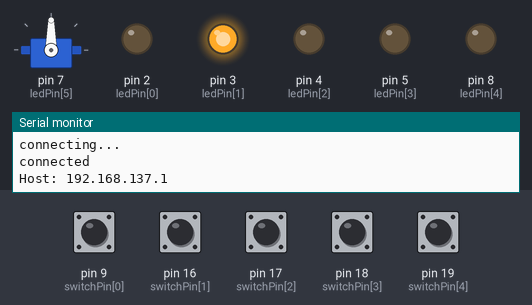
Bench run of a sketch on a simulated Arduino Uno, built with avr-gcc and run on an emulated ATmega328P. Parts: servo, output pins drawn as LEDs (lit = HIGH), the last lines printed to the serial monitor. Inputs (shaded band) come from the test bench; at power-on: pin 9 (switchPin[0]), pin 16 (switchPin[1]), pin 17 (switchPin[2]), pin 18 (switchPin[3]), pin 19 (switchPin[4]) LOW. WiFi joins after 1.5 s; servers stay silent unless stated.

Above: at 2.9 s.
3.0 s: pin 16 (switchPin[1]) pulled HIGH for 0.15 s
At 5.6 s:
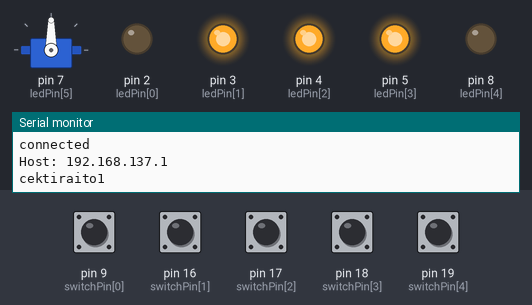
5.9 s: pin 17 (switchPin[2]) pulled HIGH for 0.15 s
At 6.9 s:
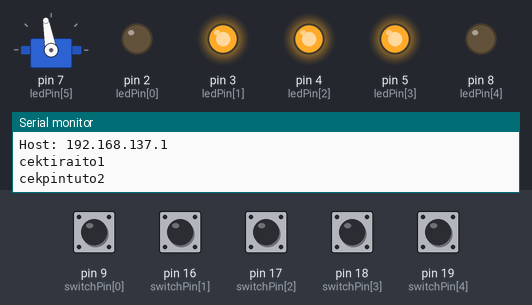
7.5 s: pin 18 (switchPin[3]) pulled HIGH for 0.15 s
At 8.1 s:
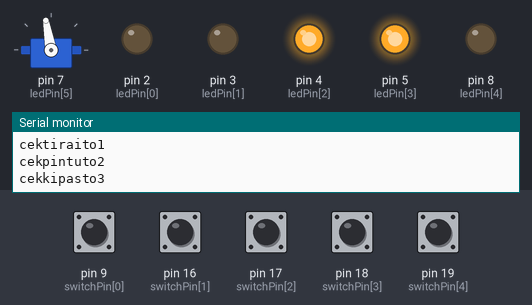
9.1 s: pin 16 (switchPin[1]) pulled HIGH for 1 s
At 10.2 s:
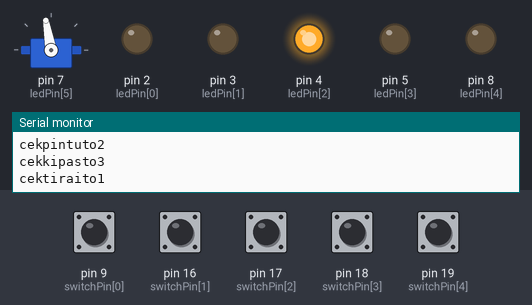
12.0 s: pin 17 (switchPin[2]) pulled HIGH for 1 s
At 12.7 s:
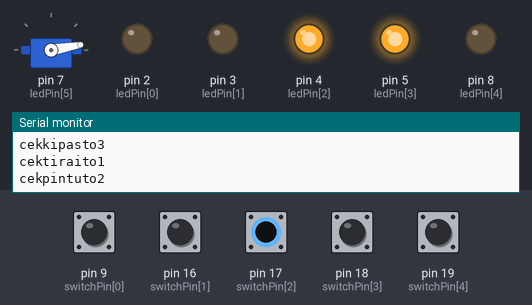
14.5 s: pin 18 (switchPin[3]) pulled HIGH for 1 s
At 15.8 s:
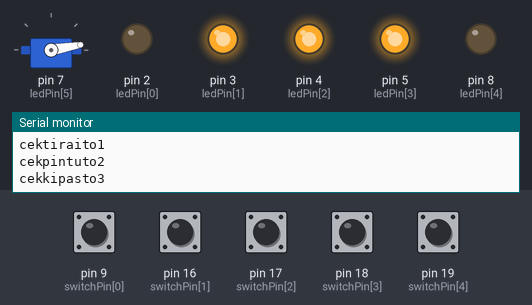
Timing chart, 0 to 17.5 s (numbered marks = the images above; inputs shaded):
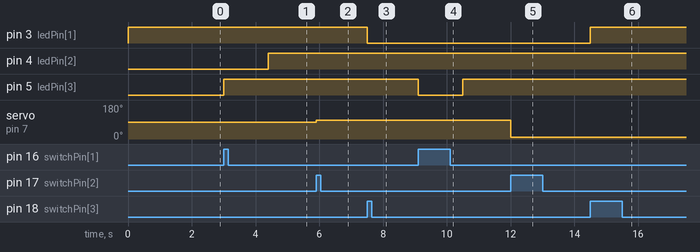

The sketch:

RumahPintar.ino
```cpp
//ARDUINO 1.0+ ONLY
//ARDUINO 1.0+ ONLY
#include <Ethernet.h>
#include <SPI.h>
#include <Servo.h>

boolean reading = false;
Servo myservo;

////////////////////////////////////////////////////////////////////////
//CONFIGURE
////////////////////////////////////////////////////////////////////////
  byte ip[] = { 192, 168, 137, 3 };   //Manual setup only
  byte gateway[] = { 192, 168, 1, 1 }; //Manual setup only
  byte subnet[] = { 255, 255, 255, 0 }; //Manual setup only

  // if need to change the MAC address (Very Rare)
  byte mac[] = { 0xDE, 0xAD, 0xBE, 0xEF, 0xFE, 0xED };

  EthernetServer server = EthernetServer(80); //port 80
  //EthernetClient client;
  unsigned long lastConnectionTime = 0;          // last time you connected to the server, in milliseconds
  boolean lastConnected = false;                 // state of the connection last time through the main loop
  const unsigned long postingInterval = 60*1000;  // delay between updates, in milliseconds
////////////////////////////////////////////////////////////////////////

int ledPin[] = {2,3,4,5,8,7};//output pin 2 = lampu 5 watt, pin 3 = kipas, pin 5,4 = hbridge, pin 8 = led, pin 7 = servo
int switchPin[] = {9,16,17,18,19};//input
int switchState[] = {LOW,LOW,LOW,LOW,LOW};
int ledState[] = {LOW,HIGH,LOW,LOW,LOW};
String derajat = String(100);
int readswitch,previous,state;           // the current reading from the input pin
boolean tiraiBuka= true;
boolean lampuNyala= false;
boolean lampu5wattNyala= false;
boolean pintuBuka= false;
boolean kipasNyala = false;

// the follow variables are long's because the time, measured in miliseconds,
// will quickly become a bigger number than can be stored in an int.
long time = 0;         // the last time the output pin was toggled
long debounce = 500;   // the debounce time, increase if the output flickers
long waktujalan = 0;
boolean lagijalan = false;


void setup(){
  Serial.begin(9600);
  myservo.attach(7);
  for (int thisPin = 0; thisPin < 5; thisPin++)  {
    pinMode(ledPin[thisPin],OUTPUT);
    digitalWrite(ledPin[thisPin], ledState[thisPin]);
  }

  for (int thisPin = 0; thisPin < 5; thisPin++)  {
    pinMode(switchPin[thisPin],INPUT);
  }

 //Ethernet.begin(mac);
  //Ethernet.begin(mac, ip, gateway, subnet); //for manual setup
  if (Ethernet.begin(mac) == 0) {
    Serial.println("Failed to configure Ethernet using DHCP");
    // no point in carrying on, so do nothing forevermore:
    // try to congifure using IP address instead of DHCP:
    Ethernet.begin(mac, ip);
  }

  server.begin();
  Serial.println(Ethernet.localIP());
  httpRequest("ip",DisplayAddress(Ethernet.localIP()));
}

void cekjalan() {
  if (waktujalan < millis()) {
    digitalWrite(ledPin[2], HIGH);
    digitalWrite(ledPin[3], HIGH);
    lagijalan = false;
  }
}


String DisplayAddress(IPAddress address) {
 return String(address[0]) + "." +
        String(address[1]) + "." +
        String(address[2]) + "." +
        String(address[3]);
}

void loop(){
  // listen for incoming clients, and process qequest.
  checkForClient();
  checkForButton();
  if (lagijalan) cekjalan();
}


void checkForClient(){

  EthernetClient client = server.available();
  //client = server.available();

  if (client) {

    // an http request ends with a blank line
    boolean currentLineIsBlank = true;
    boolean sentHeader = false;

    while (client.connected()) {
      if (client.available()) {

        if(!sentHeader){
          // send a standard http response header
          client.println("HTTP/1.1 200 OK");
          client.println("Content-Type: text/html");
          client.println("Connection: close");
          client.println();
          client.println("OK");
          sentHeader = true;
        }

        char c = client.read();

        if(reading && c == ' ') {
          reading = false;
        }
        if(c == '?') reading = true; //found the ?, begin reading the info

        if(reading){
          Serial.print(c);

           switch (c) {
            case 'a':
              turnOffLed();
              //ledState[0] = LOW;
              break;
            case 'A':
              turnOnLed();
              //ledState[0] = HIGH;
              break;
            case 'b':
              TutupTirai();
              //ledState[0] = LOW;
              break;
            case 'B':
              BukaTirai();
              //ledState[0] = HIGH;
              break;
            case 'c':
              tutupPintu();
              break;
            case 'C':
              bukaPintu();
              break;
            case 'd':
              turnOffFan();
              //ledState[0] = LOW;
              break;
            case 'D':
              turnOnFan();
              //ledState[0] = HIGH;
              break;
            case 'e':
              turnOffLed5watt();
              //ledState[0] = LOW;
              break;
            case 'E':
              turnOnLed5watt();
              //ledState[0] = HIGH;
              break;
          }
        }

        if (c == '\n' && currentLineIsBlank)  break;

        if (c == '\n') {
          currentLineIsBlank = true;
          reading = false;
        }else if (c != '\r') {
          currentLineIsBlank = false;
        }


      }
    }

    delay(1); // give the web browser time to receive the data
    client.stop(); // close the connection:

  }

}


void checkForButton(){
  for (int xIndex = 0; xIndex < 5; xIndex++)  {
    readswitch = digitalRead(switchPin[xIndex]);
    previous = switchState[xIndex];
    switchState[xIndex] = readswitch;

    if (readswitch == HIGH && previous == LOW && millis() - time > debounce) {
      switch (xIndex){

        case 0 : cekLampu();break;
        case 1 : cekTirai();break;
        case 2 : cekPintu();break;
        case 3 : cekKipas();break;
        case 4 : cekLed();break;
      }

      time = millis();
Serial.print("to");
Serial.print(xIndex);
    }


  }

}

void cekPintu(){
  if (pintuBuka==true){
    tutupPintu();}
    else {
      bukaPintu();}
    Serial.print("\r\ncekpintu");
}

void bukaPintu() {
  myservo.write(100);
pintuBuka = true;
delay(25);
}
void tutupPintu() {
  myservo.write(10);
pintuBuka = false;
delay(25);
}

void cekLampu(){
      if (lampu5wattNyala==false) turnOnLed5watt();
      else turnOffLed5watt();
Serial.print("\r\nceklampu");
}

void cekLed(){
      if (lampuNyala==false) turnOnLed();
      else turnOffLed();
Serial.print("\r\ncekled");
}

void cekKipas(){
      if (kipasNyala==false) turnOnFan();
      else turnOffFan();
Serial.print("\r\ncekkipas");
}

void cekTirai(){
  if (tiraiBuka==true){
    TutupTirai();}
    else {
      BukaTirai();}
Serial.print("\r\ncektirai");

}

void BukaTirai() {
     digitalWrite(ledPin[2], HIGH);
      digitalWrite(ledPin[3], LOW);
      tiraiBuka=true;
      waktujalan = millis() + 1400;
      lagijalan = true;
}
void TutupTirai() {
    digitalWrite(ledPin[2], LOW);
    digitalWrite(ledPin[3], HIGH);
    tiraiBuka=false;
    waktujalan = millis() + 1400;
    lagijalan = true;
}

void turnOnLed5watt() {
  digitalWrite(ledPin[0], LOW);
  lampu5wattNyala = true;

}
void turnOffLed5watt() {
  digitalWrite(ledPin[0], HIGH);
  lampu5wattNyala = false;
}

void turnOnLed() {
  digitalWrite(ledPin[4], LOW);
  lampuNyala = true;

}
void turnOffLed() {
  digitalWrite(ledPin[4], HIGH);
  lampuNyala = false;
}

void turnOnFan() {
  digitalWrite(ledPin[1], LOW);
  kipasNyala = true;

}
void turnOffFan() {
  digitalWrite(ledPin[1], HIGH);
  kipasNyala = false;
}

boolean httpRequest(String dName, String dValue) {
  //byte mac[] = { 0xDE, 0xAD, 0xBE, 0xEF, 0xFE, 0xED };
  char hostname[] = "192.168.137.1";
  String host = hostname;
  //IPAddress ip(192,168,1,103);
  EthernetClient client = server.available();
  // start the Ethernet connection:
  //if (Ethernet.begin(mac) == 0) {
  //  Serial.println("Failed to configure Ethernet using DHCP");
    // no point in carrying on, so do nothing forevermore:
    // try to congifure using IP address instead of DHCP:
  //  Ethernet.begin(mac, ip);
  //}
  // give the Ethernet shield a second to initialize:
  //delay(1000);
  Serial.println("connecting...");

  // if you get a connection, report back via serial:
  if (client.connect(hostname, 80)) {
    Serial.println("connected");
    // Make a HTTP request:
    client.println("GET /callback.php?" + dName + "=" + dValue + " HTTP/1.1");
    client.println("Host: " + host);
	Serial.println("Host: " + host);
    client.println("Connection: close");
    client.println();
    delay(1);
    //client.stop(); // close the connection:
    return true;
  }
  else {
    // kf you didn't get a connection to the server:
    Serial.println("connection failed");
    delay(1);
    //client.stop(); // close the connection:
    return false;
  }
  //Serial.println(Ethernet.localIP());
}
```

Measured:
- after the input at 3.0 s, pin 4 (ledPin[2]): LOW → HIGH after 1.4 s; pin 5 (ledPin[3]): LOW → HIGH at once
- after the input at 5.9 s, servo on pin 7 (ledPin[5]): 90° → 100° at once
- after the input at 7.5 s, pin 3 (ledPin[1]): HIGH → LOW at once
- after the input at 9.1 s, pin 5 (ledPin[3]): HIGH → LOW at once, → HIGH 1.4 s later
- after the input at 12.0 s, servo on pin 7 (ledPin[5]): 100° → 10° at once
- after the input at 14.5 s, pin 3 (ledPin[1]): LOW → HIGH at once
